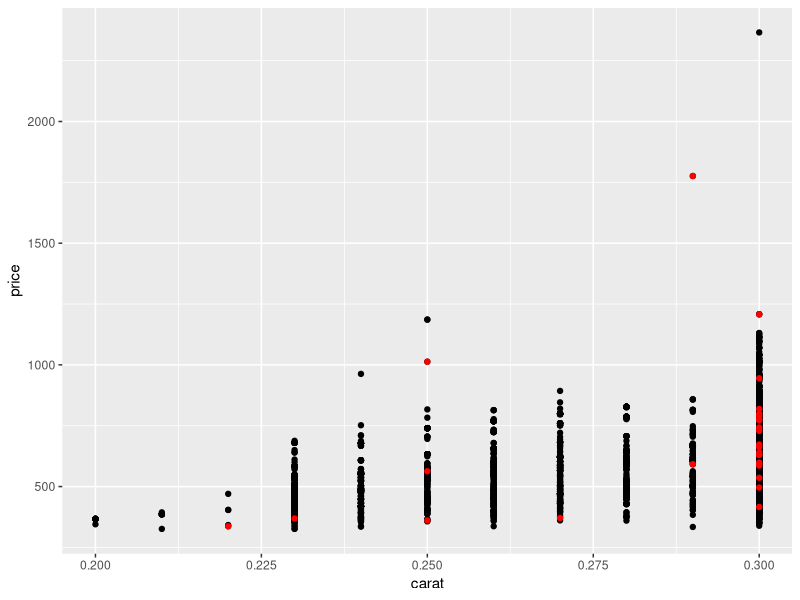
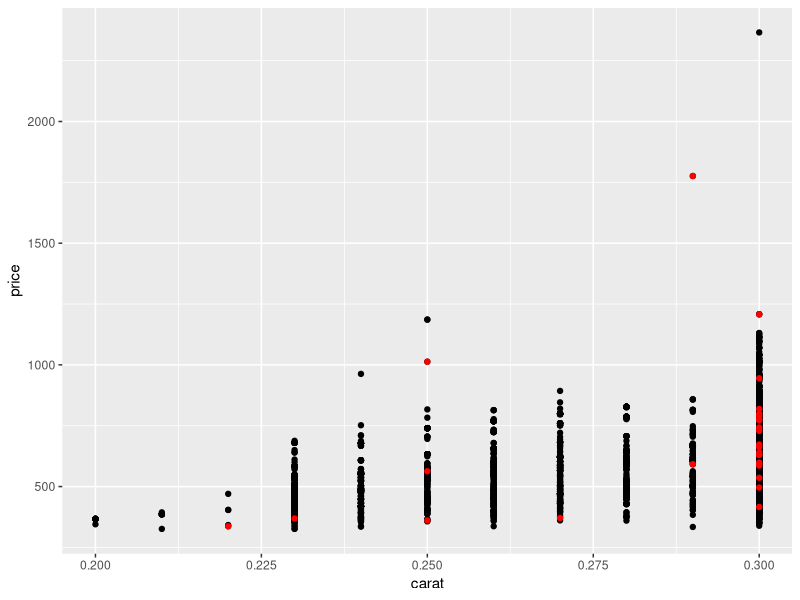

Recreate these plots in R, in order.
## ---- chunk 1
# knitr options
knitr::opts_chunk$set(echo = TRUE)
## ---- chunk 2
library(tidyverse)

## ---- chunk 3
# task-begin
## NOTE: Re-write this code to use the placeholder
diamonds %>% glimpse()
# task-end
# solution-begin
diamonds %>% glimpse(.)
# solution-end
## ---- chunk 4
# task-begin
## TASK: Uncomment and run this code; explain
##       why it fails and fix it.
# 2 %>%
#   . * .
# task-end
# solution-begin
2 %>%
  {. * .}
# solution-end

## ---- chunk 5
# task-begin
diamonds %>%
  filter(carat <= 0.3) %>%

  ggplot(aes(carat, price)) +
  geom_point() +
  geom_point(
    ## TODO: Re-write this section
    data = diamonds %>%
      filter(
        carat <= 0.3,
        cut == "Fair"
      ),
    color = "red"
  )
# task-end
# solution-begin
diamonds %>%
  filter(carat <= 0.3) %>%

  ggplot(aes(carat, price)) +
  geom_point() +
  geom_point(
    data = . %>% filter(cut == "Fair"),
    color = "red"
  )
# solution-end
